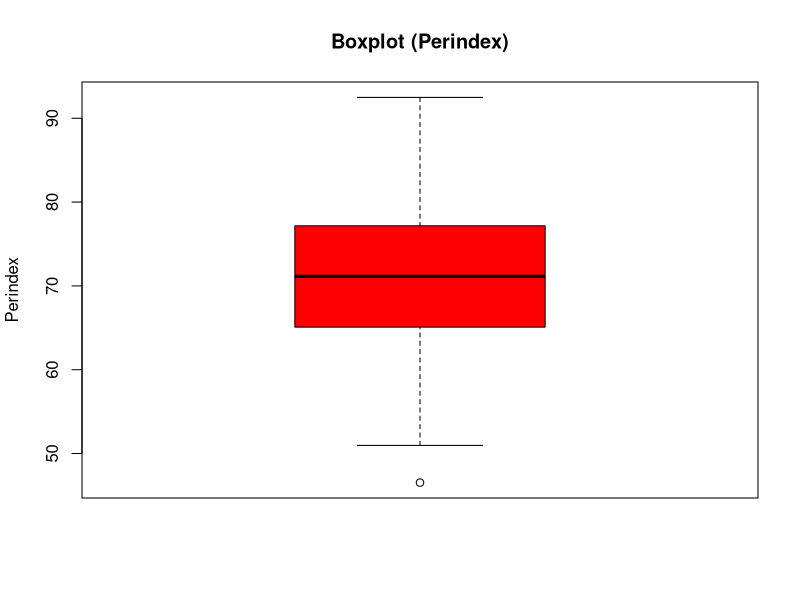
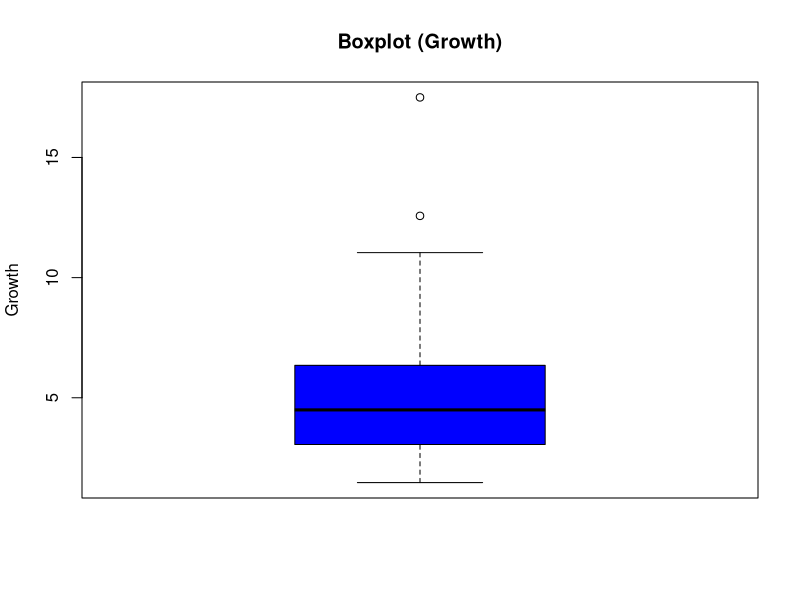

Write the R code that produced these figures, in order.

retail_data <- read.csv("../../../data/descriptive_statistics/Retail_Data.csv", header = TRUE)
summary(retail_data)

boxplot(retail_data$Perindex, data = retail_data, main = "Boxplot (Perindex)", ylab = "Perindex", col = "red")
boxplot(retail_data$Growth, data = retail_data, main = "Boxplot (Growth)", ylab = "Growth", col = "blue")

mean(retail_data$Perindex, na.rm = TRUE)
mean(retail_data$Growth, na.rm = TRUE)

mean(retail_data$Perindex, 0.05, na.rm = TRUE)
mean(retail_data$Growth, 0.05, na.rm = TRUE)

mean(retail_data$Perindex, 0.10, na.rm = TRUE)
mean(retail_data$Growth, 0.10, na.rm = TRUE)

median(retail_data$Perindex, na.rm = TRUE)
median(retail_data$Growth, na.rm = TRUE)

table(retail_data$Zone)

range_p <- range(retail_data$Perindex, na.rm = TRUE)
diff(range_p)

range_g <- range(retail_data$Growth, na.rm = TRUE)
diff(range_g)

IQR(retail_data$Perindex, na.rm = TRUE)
IQR(retail_data$Growth, na.rm = TRUE)

sd(retail_data$Perindex, na.rm = TRUE)
sd(retail_data$Growth, na.rm = TRUE)

var(retail_data$Perindex, na.rm = TRUE)
var(retail_data$Growth, na.rm = TRUE)

sd(retail_data$Perindex, na.rm = TRUE) / mean(retail_data$Perindex, na.rm = TRUE)
sd(retail_data$Growth, na.rm = TRUE) / mean(retail_data$Growth, na.rm = TRUE)
